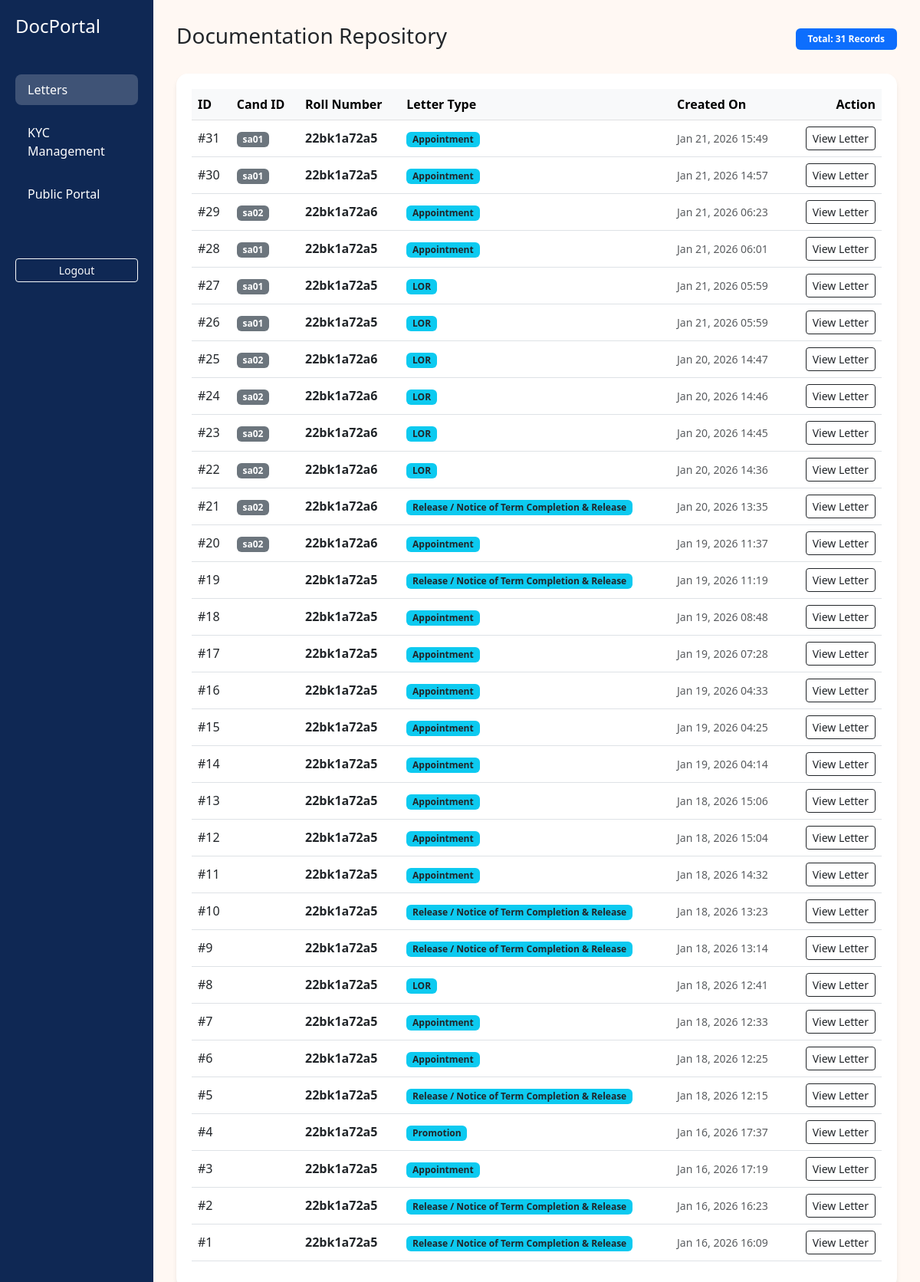
/admin.php (signed in), run on the app's committed database.
### tables this page shows
CREATE TABLE `letters` (
  `id` int(11) NOT NULL,
  `cand_id` varchar(50) NOT NULL,
  `roll_no` varchar(50) NOT NULL,
  `letter_type_id` int(11) NOT NULL,
  `data_json` text NOT NULL,
  `created_by` int(11) DEFAULT NULL,
  `created_at` timestamp NOT NULL DEFAULT current_timestamp(),
  `updated_at` timestamp NULL DEFAULT NULL ON UPDATE current_timestamp()
);

CREATE TABLE `letter_types` (
  `id` int(11) NOT NULL,
  `name` varchar(255) NOT NULL,
  `slug` varchar(100) NOT NULL,
  `fields_json` text NOT NULL,
  `created_at` timestamp NOT NULL DEFAULT current_timestamp()
);

### src/LetterManager.php (called while the page is built, shortened)
<?php
class LetterManager {
    public static function getAllLetters() {
        $db = Database::getInstance();
        return $db->query("SELECT l.*, lt.name as type_name FROM letters l JOIN letter_types lt ON l.letter_type_id = lt.id ORDER BY l.created_at DESC")->fetchAll();
    }
}

### public/admin.php (the view, shortened to what this page needs)
<?php
require_once '../src/LetterManager.php';
?>
<!DOCTYPE html>
<html>
<head>
    <link href="https://cdn.jsdelivr.net/npm/bootstrap@5.3.0/dist/css/bootstrap.min.css" rel="stylesheet">
</head>
<body>
<div class="container-fluid">
    <div class="row">
        <div class="col-md-2 sidebar d-none d-md-block">
            <h4 class="mb-5">DocPortal</h4>
            <ul class="nav flex-column">
                <li class="nav-item mb-3">
                    <a href="?tab=letters" class="nav-link text-white <?= ($_GET['tab'] ?? 'letters') === 'letters' ? 'active' : '' ?>">Letters</a>
                </li>
                <li class="nav-item mb-3">
                    <a href="?tab=kyc" class="nav-link text-white <?= ($_GET['tab'] ?? '') === 'kyc' ? 'active' : '' ?>">KYC Management</a>
                </li>
                <li class="nav-item mb-3">
                    <a href="index.php" class="nav-link text-white">Public Portal</a>
                </li>
                <li class="nav-item mt-5">
                    <a href="?logout=1" class="btn btn-outline-light btn-sm w-100">Logout</a>
                </li>
            </ul>
        </div>
        <div class="col-md-10 main-content">
            <?php
            $tab = $_GET['tab'] ?? 'letters';
            if ($tab === 'letters'): ?>
                <div class="d-flex justify-content-between align-items-center mb-4">
                    <h3>Documentation Repository</h3>
                    <span class="badge bg-primary px-3 py-2">Total: <?= count(LetterManager::getAllLetters()) ?> Records</span>
                </div>
                <div class="table-card">
                    <table class="table table-hover align-middle">
                        <thead class="table-light">
                            <tr>
                                <th>ID</th>
                                <th>Cand ID</th>
                                <th>Roll Number</th>
                                <th>Letter Type</th>
                                <th>Created On</th>
                                <th class="text-end">Action</th>
                            </tr>
                        </thead>
                        <tbody>
                            <?php foreach(LetterManager::getAllLetters() as $l): ?>
                            <tr>
                                <td>#<?= $l['id'] ?></td>
                                <td><span class="badge bg-secondary"><?= htmlspecialchars($l['cand_id'] ?? '-') ?></span></td>
                                <td><span class="fw-bold"><?= htmlspecialchars($l['roll_no']) ?></span></td>
                                <td><span class="badge bg-info text-dark"><?= $l['type_name'] ?></span></td>
                                <td class="text-muted small"><?= date('M d, Y H:i', strtotime($l['created_at'])) ?></td>
                                <td class="text-end">
                                    <a href="view-letter.php?id=<?= $l['id'] ?>" class="btn btn-sm btn-outline-dark">View Letter</a>
                                </td>
                            </tr>
                            <?php endforeach; ?>
                        </tbody>
                    </table>
                </div>
            <?php endif; ?>
        </div>
    </div>
</div>
</body>
</html>

### public/admin.php (style rules this page uses)
body { background-color: #fff8f3; font-family: 'Segoe UI', sans-serif; }
.sidebar { background: #0f2854; color: white; min-height: 100vh; padding: 20px; }
.main-content { padding: 30px; }
.table-card { background: white; border-radius: 15px; box-shadow: 0 4px 6px -1px rgba(0,0,0,0.1); padding: 20px; border: none; }
.nav-link { transition: all 0.3s; }
.nav-link.active { background: rgba(255,255,255,0.2); border-radius: 8px; }

### data on the page
letters: id "31", cand "sa01", roll_no "22bk1a72a5", letter_type.name "Appointment", created_at "Jan 21, 2026 15:49"
letters: id "30", cand "sa01", roll_no "22bk1a72a5", letter_type.name "Appointment", created_at "Jan 21, 2026 14:57"
letters: id "29", cand "sa02", roll_no "22bk1a72a6", letter_type.name "Appointment", created_at "Jan 21, 2026 06:23"
letters: id "28", cand "sa01", roll_no "22bk1a72a5", letter_type.name "Appointment", created_at "Jan 21, 2026 06:01"
letters: id "27", cand "sa01", roll_no "22bk1a72a5", letter_type.name "LOR", created_at "Jan 21, 2026 05:59"
letters: id "26", cand "sa01", roll_no "22bk1a72a5", letter_type.name "LOR", created_at "Jan 21, 2026 05:59"
letters: id "25", cand "sa02", roll_no "22bk1a72a6", letter_type.name "LOR", created_at "Jan 20, 2026 14:47"
letters: id "24", cand "sa02", roll_no "22bk1a72a6", letter_type.name "LOR", created_at "Jan 20, 2026 14:46"
letters: id "23", cand "sa02", roll_no "22bk1a72a6", letter_type.name "LOR", created_at "Jan 20, 2026 14:45"
letters: id "22", cand "sa02", roll_no "22bk1a72a6", letter_type.name "LOR", created_at "Jan 20, 2026 14:36"
letters: id "21", cand "sa02", roll_no "22bk1a72a6", letter_type.name "Release / Notice of Term Completion & Release", created_at "Jan 20, 2026 13:35"
letters: id "20", cand "sa02", roll_no "22bk1a72a6", letter_type.name "Appointment", created_at "Jan 19, 2026 11:37"
letters: id "19", roll_no "22bk1a72a5", letter_type.name "Release / Notice of Term Completion & Release", created_at "Jan 19, 2026 11:19"
letters: id "18", roll_no "22bk1a72a5", letter_type.name "Appointment", created_at "Jan 19, 2026 08:48"
letters: id "17", roll_no "22bk1a72a5", letter_type.name "Appointment", created_at "Jan 19, 2026 07:28"
letters: id "16", roll_no "22bk1a72a5", letter_type.name "Appointment", created_at "Jan 19, 2026 04:33"
letters: id "15", roll_no "22bk1a72a5", letter_type.name "Appointment", created_at "Jan 19, 2026 04:25"
letters: id "14", roll_no "22bk1a72a5", letter_type.name "Appointment", created_at "Jan 19, 2026 04:14"
letters: id "13", roll_no "22bk1a72a5", letter_type.name "Appointment", created_at "Jan 18, 2026 15:06"
letters: id "12", roll_no "22bk1a72a5", letter_type.name "Appointment", created_at "Jan 18, 2026 15:04"
letters: id "11", roll_no "22bk1a72a5", letter_type.name "Appointment", created_at "Jan 18, 2026 14:32"
letters: id "10", roll_no "22bk1a72a5", letter_type.name "Release / Notice of Term Completion & Release", created_at "Jan 18, 2026 13:23"
letters: id "9", roll_no "22bk1a72a5", letter_type.name "Release / Notice of Term Completion & Release", created_at "Jan 18, 2026 13:14"
letters: id "8", roll_no "22bk1a72a5", letter_type.name "LOR", created_at "Jan 18, 2026 12:41"
letters: id "7", roll_no "22bk1a72a5", letter_type.name "Appointment", created_at "Jan 18, 2026 12:33"
letters: id "6", roll_no "22bk1a72a5", letter_type.name "Appointment", created_at "Jan 18, 2026 12:25"
letters: id "5", roll_no "22bk1a72a5", letter_type.name "Release / Notice of Term Completion & Release", created_at "Jan 18, 2026 12:15"
letters: id "4", roll_no "22bk1a72a5", letter_type.name "Promotion", created_at "Jan 16, 2026 17:37"
letters: id "3", roll_no "22bk1a72a5", letter_type.name "Appointment", created_at "Jan 16, 2026 17:19"
letters: id "2", roll_no "22bk1a72a5", letter_type.name "Release / Notice of Term Completion & Release", created_at "Jan 16, 2026 16:23"
letters: id "1", roll_no "22bk1a72a5", letter_type.name "Release / Notice of Term Completion & Release", created_at "Jan 16, 2026 16:09"

### other printed values
count(LetterManager::getAllLetters()) "31"
